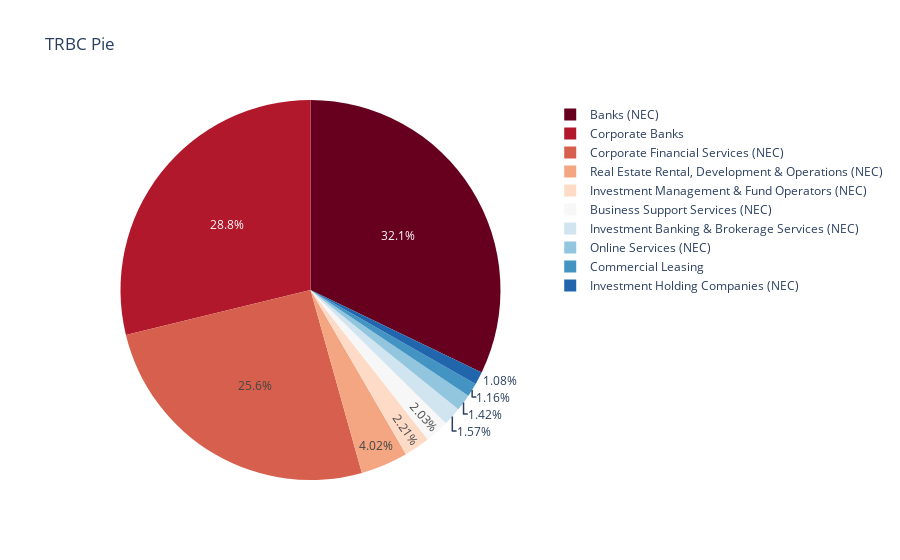

The notebook cell this image was saved under:
### Code cell
import plotly.express as px
rt = df.groupby("RCSTRBC2012Leaf",as_index=False).agg('count')
rt = rt.sort_values('RIC', ascending = False).head(10)
fig = px.pie(rt, values='RIC', names='RCSTRBC2012Leaf', title='TRBC Pie',color_discrete_sequence=px.colors.sequential.RdBu)
fig.show()

### Figure 1 — Plotly figure (JSON) as saved in the notebook; plotly's stock layout.template omitted (floating-point values rounded to 4 significant figures)
{"data": [{"domain": {"x": [0, 1], "y": [0, 1]}, "hovertemplate": "RCSTRBC2012Leaf=%{label}<br>RIC=%{value}<extra></extra>", "labels": ["Banks (NEC)", "Corporate Banks", "Corporate Financial Services (NEC)", "Real Estate Rental, Development & Operations (NEC)", "Investment Management & Fund Operators (NEC)", "Business Support Services (NEC)", "Investment Banking & Brokerage Services (NEC)", "Online Services (NEC)", "Commercial Leasing", "Investment Holding Companies (NEC)"], "legendgroup": "", "name": "", "showlegend": true, "type": "pie", "values": [1249, 1119, 993, 156, 86, 79, 61, 55, 45, 42]}], "layout": {"autosize": true, "legend": {"tracegroupgap": 0}, "piecolorway": ["rgb(103,0,31)", "rgb(178,24,43)", "rgb(214,96,77)", "rgb(244,165,130)", "rgb(253,219,199)", "rgb(247,247,247)", "rgb(209,229,240)", "rgb(146,197,222)", "rgb(67,147,195)", "rgb(33,102,172)", "rgb(5,48,97)"], "title": {"text": "TRBC Pie"}}}
